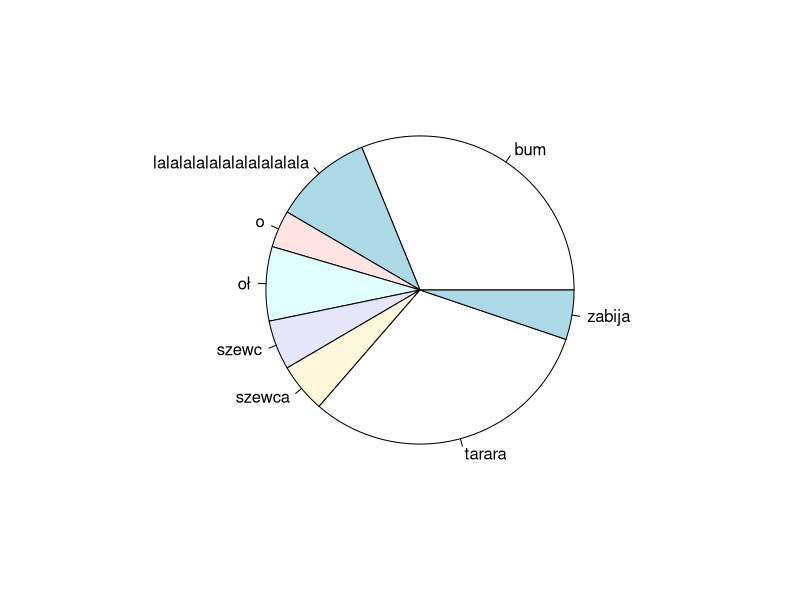
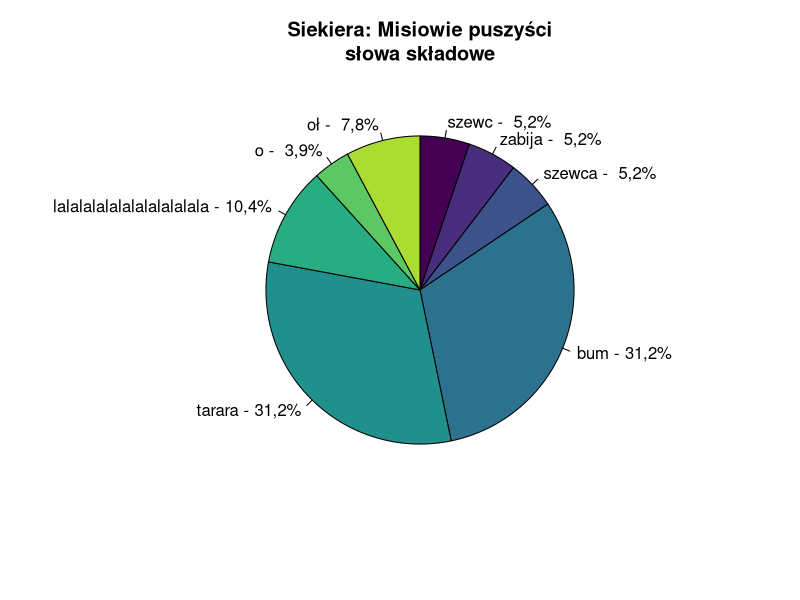

Here is the R script that generated these plots, in order:
lyr <- "O! O! O!

Oł! Oł! Oł!

Lalalalalalalalalalalala...
Lalalalalalalalalalalala...
Lalalalalalalalalalalala...
Lalalalalalalalalalalala...

Szewc zabija szewca, bum tarara bum tarara.
Szewc zabija szewca, bum tarara bum tarara.
Bum tarara, bum tarara, bum tarara, bum tarara.
Bum tarara, bum tarara, bum tarara, bum tarara.

Oł! Oł! Oł!

Lalalalalalalalalalalala...
Lalalalalalalalalalalala...
Lalalalalalalalalalalala...
Lalalalalalalalalalalala...

Szewc zabija szewca, bum tarara bum tarara.
Szewc zabija szewca, bum tarara bum tarara.
Bum tarara, bum tarara, bum tarara, bum tarara.
Bum tarara, bum tarara, bum tarara, bum tarara"

words <- tolower(unlist(stringr::str_split(lyr, "[[:space:][:punct:]]+")))
words
pie(table(words))
#words[substring(words, 1, 5)=="wypij"] <- 'wypij*'

df<-data.frame(table(words))
df$words <- as.character(df$words)
#View(df)
df$words[order(-df$Freq)][df$Freq[order(-df$Freq)]>3]
#df[order(-df$Freq),]

mainwords <- c("szewc", "zabija", "szewca", "bum", "tarara", "lalalalalalalalalalalala", "o", "oł")
words2<- words
words2[!(words %in% mainwords)]<-"inne słowa"
#words_levels <-c(mainwords, "inne słowa")
words_levels <-c(mainwords)
words3<-factor(words2, level = words_levels)
pie(table(words3), 
    clockwise=TRUE, 
    col= viridis::viridis(length(mainwords)+1), 
    #    main="Lyrical composition\nof Let It Be", 
    # main="Występowanie poszczególnych słów\n w Let It Be zespołu The Beatles" 
    main='Siekiera: Misiowie puszyści\nsłowa składowe', 
    labels=paste(levels(words3),'-', paste0(format(round(table(words3)/sum(table(words3))*100,1), decimal.mark = ','),'%')))


# library(ggplot2)
# ggplot(data = as.data.frame(table(words3)), aes(x="", y=Freq, fill=words3)) + 
#   geom_bar(width = 1, stat = "identity", color = "white") +
#   coord_polar("y", start = 0)


